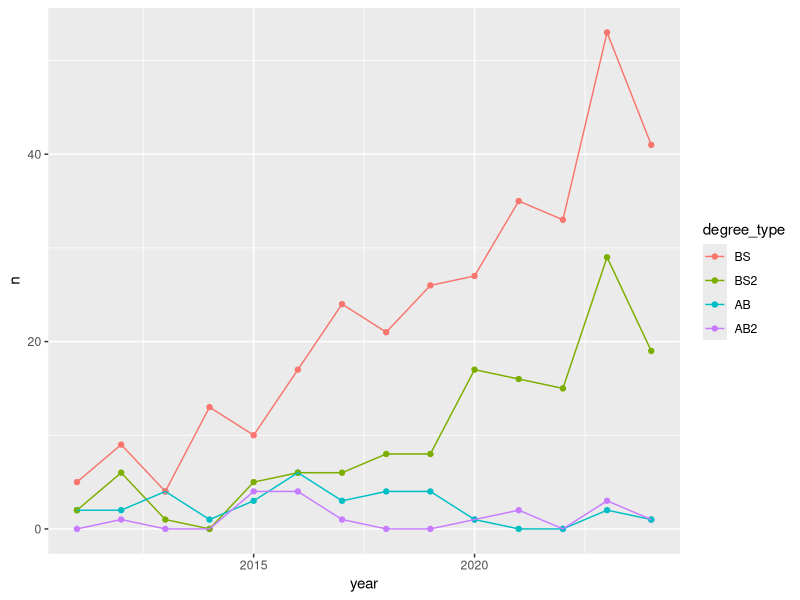
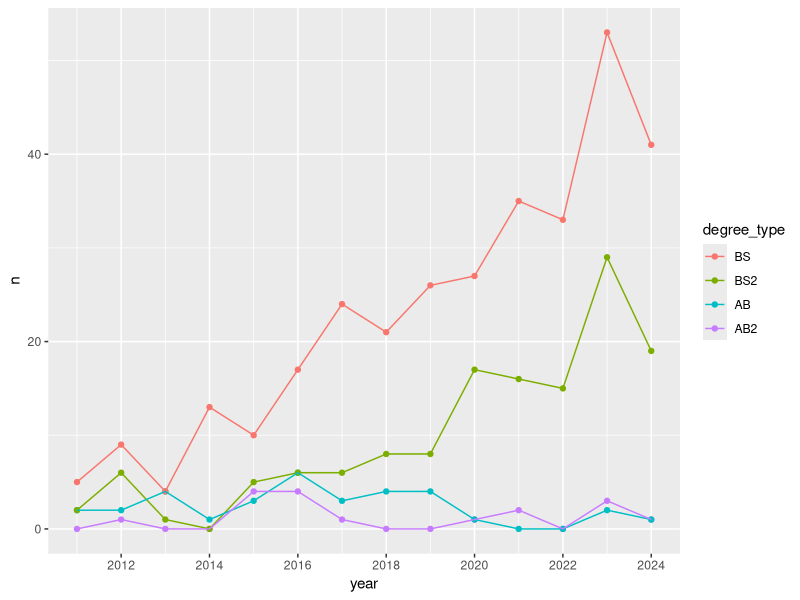
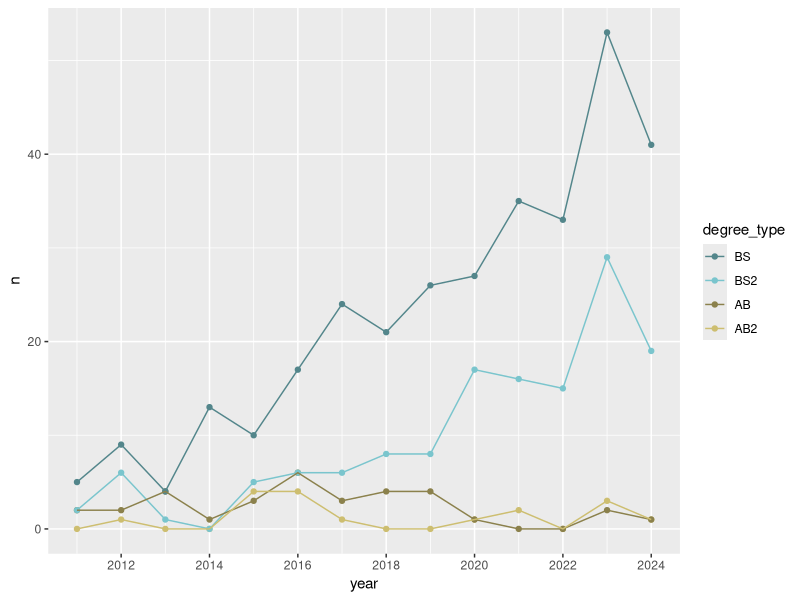
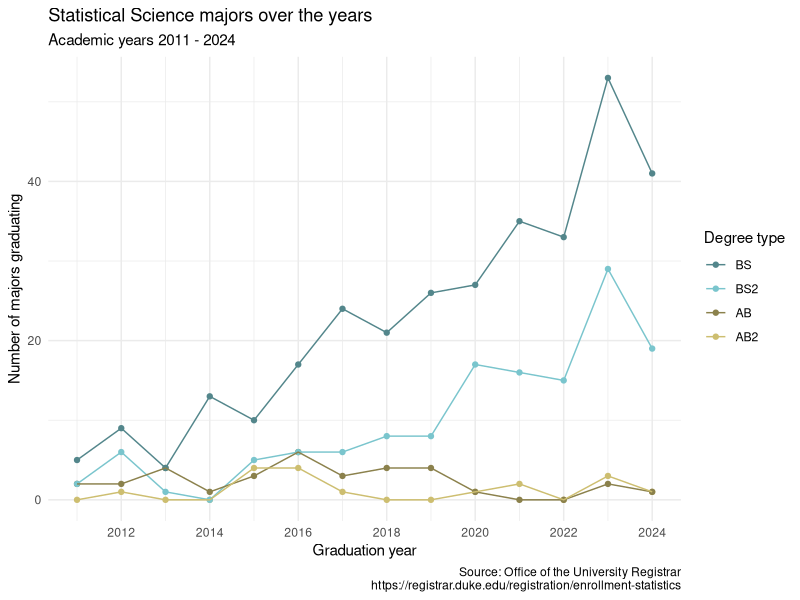
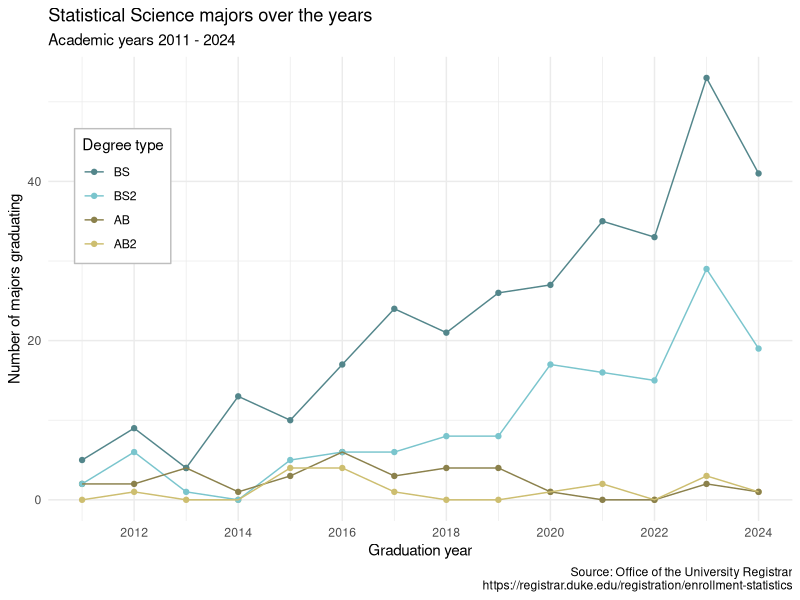

These figures' R source, in order:
## ---- chunk 1
#| label: load-packages
#| message: false
library(tidyverse)
## ---- chunk 2
#| label: load-data
statsci <- read_csv("data/statsci.csv")
## ---- chunk 3
statsci
## ---- chunk 4
statsci_longer <- statsci |>
  pivot_longer(
    cols = -degree,
    names_to = "year",
    names_transform = as.numeric,
    values_to = "n"
  ) |>
  mutate(n = if_else(is.na(n), 0, n)) |>
  separate(degree, sep = " \\(", into = c("major", "degree_type")) |>
  mutate(
    degree_type = str_remove(degree_type, "\\)"),
    degree_type = fct_relevel(degree_type, "BS", "BS2", "AB", "AB2")
  )

statsci_longer
## ---- chunk 5
ggplot(statsci_longer, aes(x = year, y = n, color = degree_type)) +
  geom_point() +
  geom_line()
## ---- chunk 6
ggplot(statsci_longer, aes(x = year, y = n, color = degree_type)) +
  geom_point() +
  geom_line() +
  scale_x_continuous(breaks = seq(2012, 2024, 2))
## ---- chunk 7
ggplot(statsci_longer, aes(x = year, y = n, color = degree_type)) +
  geom_point() +
  geom_line() +
  scale_x_continuous(breaks = seq(2012, 2024, 2)) +
  scale_color_manual(
    values = c(
      "BS" = "cadetblue4",
      "BS2" = "cadetblue3",
      "AB" = "lightgoldenrod4",
      "AB2" = "lightgoldenrod3"
    )
  )
## ---- chunk 8
ggplot(statsci_longer, aes(x = year, y = n, color = degree_type)) +
  geom_point() +
  geom_line() +
  scale_x_continuous(breaks = seq(2012, 2024, 2)) +
  scale_color_manual(
    values = c(
      "BS" = "cadetblue4",
      "BS2" = "cadetblue3",
      "AB" = "lightgoldenrod4",
      "AB2" = "lightgoldenrod3"
    )
  ) +
  labs(
    x = "Graduation year",
    y = "Number of majors graduating",
    color = "Degree type",
    title = "Statistical Science majors over the years",
    subtitle = "Academic years 2011 - 2024",
    caption = "Source: Office of the University Registrar\nhttps://registrar.duke.edu/registration/enrollment-statistics"
  ) +
  theme_minimal()
## ---- chunk 9
#| out-width: 100%
#| fig-width: 8
#| fig-asp: 0.5
ggplot(statsci_longer, aes(x = year, y = n, color = degree_type)) +
  geom_point() +
  geom_line() +
  scale_x_continuous(breaks = seq(2012, 2024, 2)) +
  scale_color_manual(
    values = c(
      "BS" = "cadetblue4",
      "BS2" = "cadetblue3",
      "AB" = "lightgoldenrod4",
      "AB2" = "lightgoldenrod3"
    )
  ) +
  labs(
    x = "Graduation year",
    y = "Number of majors graduating",
    color = "Degree type",
    title = "Statistical Science majors over the years",
    subtitle = "Academic years 2011 - 2024",
    caption = "Source: Office of the University Registrar\nhttps://registrar.duke.edu/registration/enrollment-statistics"
  ) +
  theme_minimal() +
  theme(
    legend.position = "inside",
    legend.position.inside = c(0.1, 0.7),
    legend.background = element_rect(fill = "white", color = "gray")
  )
